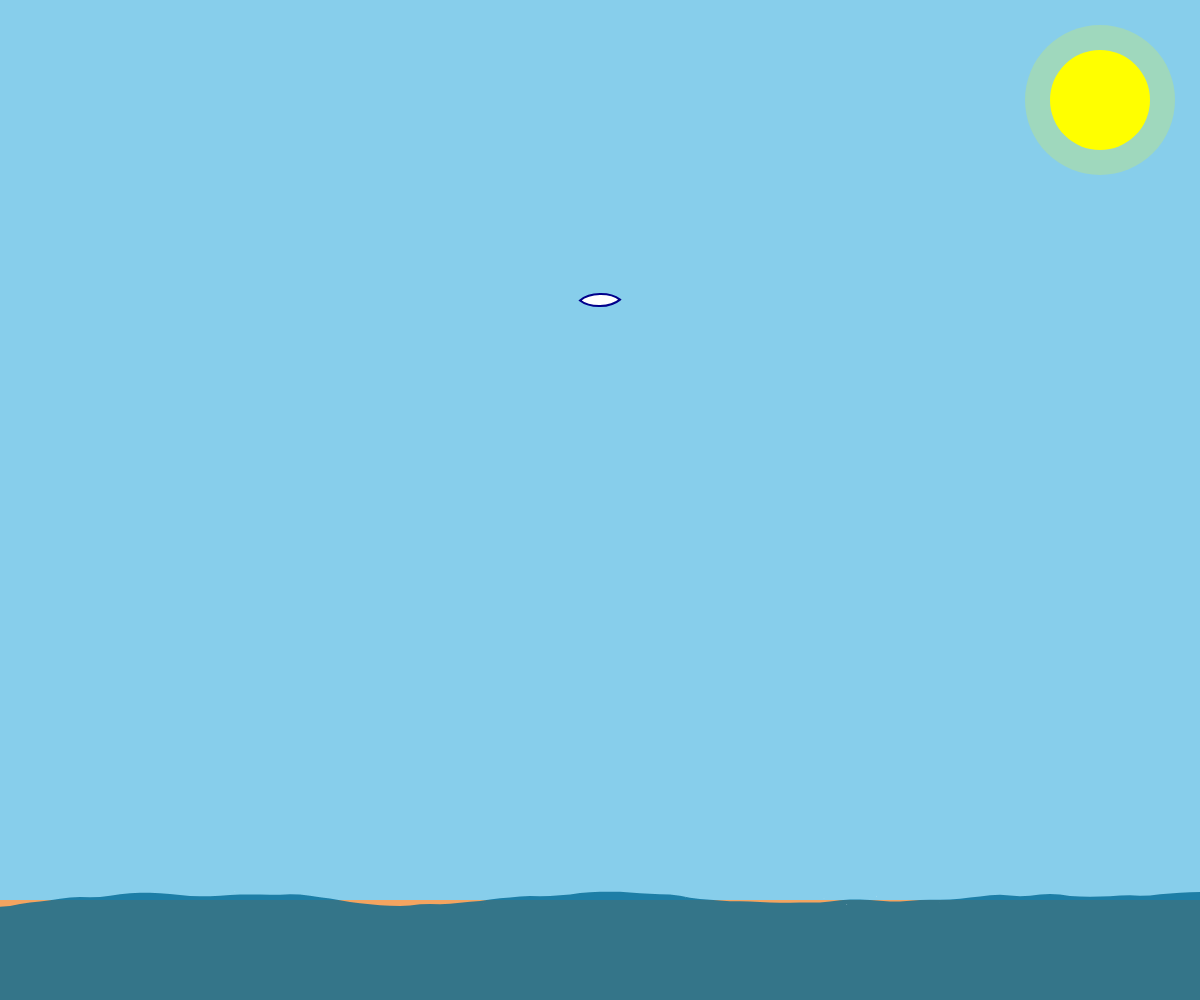
Frame 1 (no input)
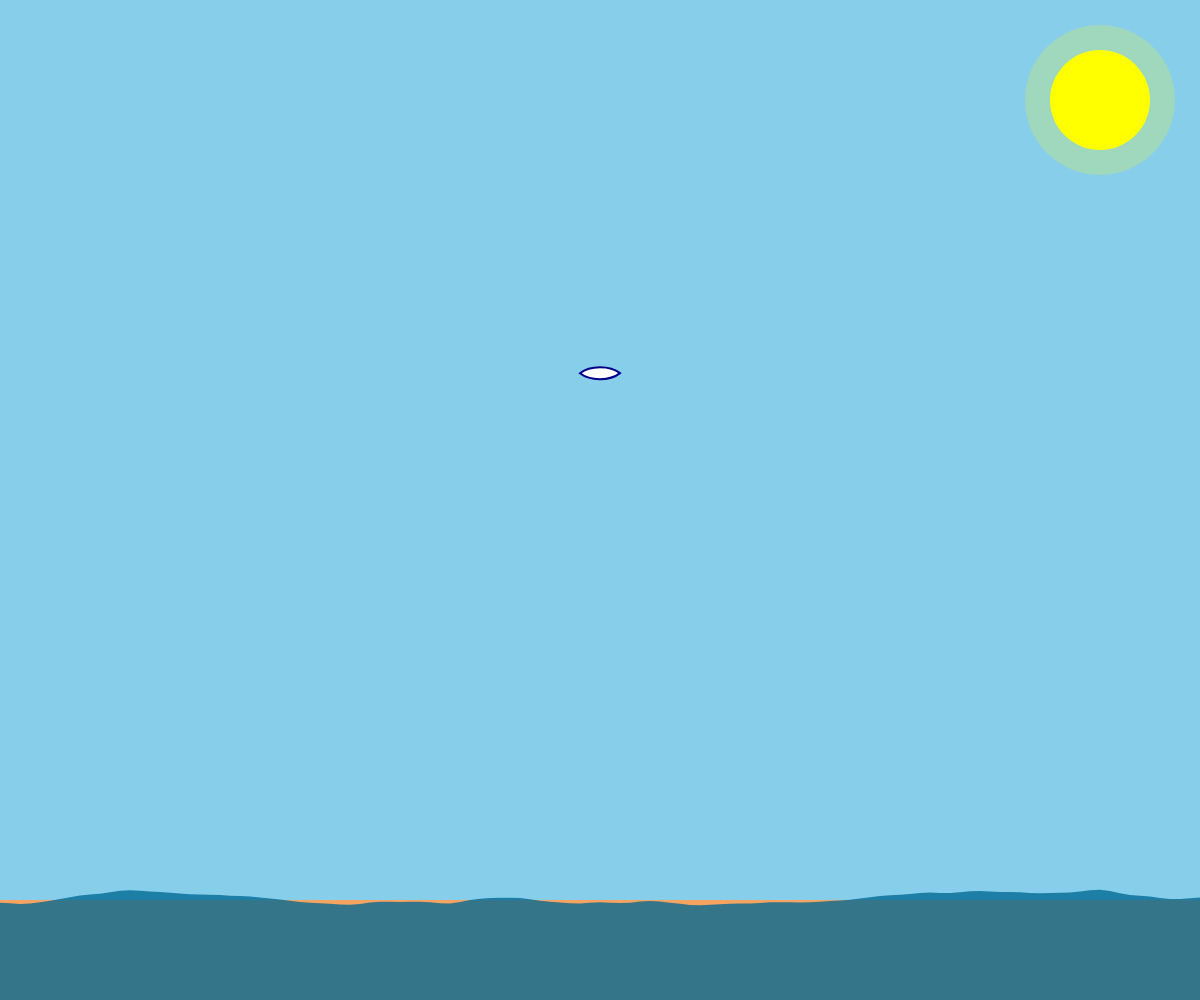
Frame 60 (no input)
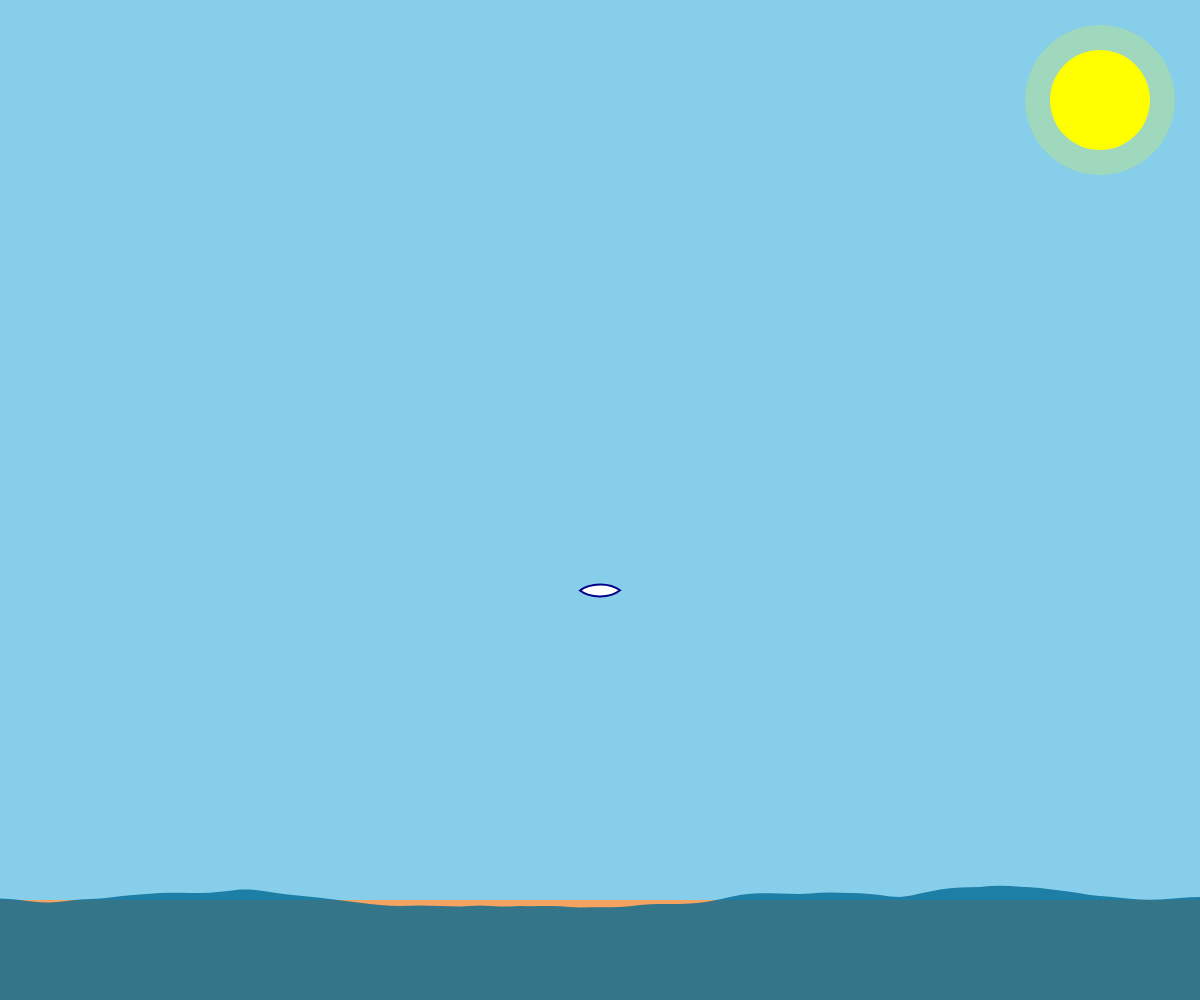
Frame 120 (the mouse pressed at the canvas centre since frame 60)

The p5.js sketch that drew these frames (run headless with seeded random() and noise() and a simulated clock; from frame 60 on, the mouse is pressed at the canvas centre):

// p5.js sketch
// ── sketch.js
let yoff;
let waveAmplitudes;
let targetWaveAmplitudes;
let baseWaveAmplitudes;
const waveSegmentSize = 10;
let numWaveSegments;
let surfer;

function initializeWaves() {
  numWaveSegments = floor(width / waveSegmentSize) + 1;
  waveAmplitudes = [];
  targetWaveAmplitudes = [];
  baseWaveAmplitudes = [];

  for (let i = 0; i < numWaveSegments; i++) {
    baseWaveAmplitudes[i] = 20;
    waveAmplitudes[i] = baseWaveAmplitudes[i];
    targetWaveAmplitudes[i] = baseWaveAmplitudes[i];
  }
}

function setup() {
  createCanvas(windowWidth, windowHeight);
  yoff = 0.0;
  initializeWaves();
  surfer = new Surfer(width / 2, height / 2 - 200);
}

function draw() {
  background(135, 206, 235); // Sky blue
  noStroke();

  // Sun and glare
  fill(255, 255, 0);
  ellipse(width - 100, 100, 100, 100);
  fill(255, 255, 0, 50);
  ellipse(width - 100, 100, 150, 150);


  fill(244, 164, 96); // Sand color
  rect(0, height - 100, width, 100);

  // Wave propagation
  const propagationFactor = 0.1; // Increased from 0.05
  // Propagate from left to right
  for (let i = 1; i < numWaveSegments; i++) {
    targetWaveAmplitudes[i] = lerp(targetWaveAmplitudes[i], targetWaveAmplitudes[i - 1], propagationFactor);
  }
  // Propagate from right to left
  for (let i = numWaveSegments - 2; i >= 0; i--) {
    targetWaveAmplitudes[i] = lerp(targetWaveAmplitudes[i], targetWaveAmplitudes[i + 1], propagationFactor);
  }

  // Damping and updating the visible wave
  for (let i = 0; i < numWaveSegments; i++) {
    // Damping: return to base amplitude
    targetWaveAmplitudes[i] = lerp(targetWaveAmplitudes[i], baseWaveAmplitudes[i], 0.01); // Reduced from 0.02
    // Update actual wave amplitude for drawing
    waveAmplitudes[i] = lerp(waveAmplitudes[i], targetWaveAmplitudes[i], 0.1);
  }


  let gravity = createVector(0, 0.4);
  surfer.applyForce(gravity);

  let waterLevel = getWaveY(surfer.position.x);
  if (surfer.position.y > waterLevel) {
    let upwardForce = createVector(0, -0.8);
    surfer.applyForce(upwardForce);

    let waveAngle = getWaveAngle(surfer.position.x);
    let wavePushForce = p5.Vector.fromAngle(waveAngle);
    wavePushForce.mult(0.5);
    surfer.applyForce(wavePushForce);

    let drag = surfer.velocity.copy();
    drag.mult(-0.03);
    surfer.applyForce(drag);

    if (surfer.velocity.mag() > 1) {
        surfer.particleSystem.addParticle();
    }
  }

  surfer.update();
  surfer.checkEdges();

  fill(0, 105, 148, 200);
  beginShape();
  for (let x = 0; x <= width; x += 10) {
    let y = getWaveY(x);
    vertex(x, y);
  }
  vertex(width, height);
  vertex(0, height);
  endShape(CLOSE);

  // Foam
  noStroke();
  fill(255, 255, 255, 150);
  for (let x = 0; x <= width; x += 20) {
      let n = noise(x * 0.1, yoff * 1.5, yoff);
      if (n > 0.65) {
          let y = getWaveY(x);
          let segmentIndex = floor(x / waveSegmentSize);
          segmentIndex = constrain(segmentIndex, 0, numWaveSegments - 1);
          let currentWaveAmplitude = waveAmplitudes[segmentIndex];
          let foamSize = map(currentWaveAmplitude, 20, 100, 2, 20) * map(n, 0.65, 1, 0, 1);
          ellipse(x + random(-10, 10), y + random(-5, 5), foamSize, foamSize * 0.8);
      }
  }

  yoff += 0.01;

  surfer.display();
}

function getWaveY(x) {
    let x_index_prev = floor(x / waveSegmentSize);
    let x_index_next = x_index_prev + 1;

    x_index_prev = constrain(x_index_prev, 0, numWaveSegments - 1);
    x_index_next = constrain(x_index_next, 0, numWaveSegments - 1);

    let xoff_prev = x_index_prev * 0.05;
    let xoff_next = x_index_next * 0.05;
    let y_prev_noise = noise(xoff_prev, yoff);
    let y_next_noise = noise(xoff_next, yoff);

    let amp_prev = waveAmplitudes[x_index_prev];
    let amp_next = waveAmplitudes[x_index_next];

    let y_prev = map(y_prev_noise, 0, 1, -amp_prev, amp_prev) + height - 100;
    let y_next = map(y_next_noise, 0, 1, -amp_next, amp_next) + height - 100;

    let t = (x % waveSegmentSize) / waveSegmentSize;
    return lerp(y_prev, y_next, t);
}

function getWaveAngle(x) {
  let y1 = getWaveY(x - 1);
  let y2 = getWaveY(x + 1);
  return atan2(y2 - y1, 2);
}

function keyPressed() {
  if (keyCode === LEFT_ARROW) {
    targetWaveAmplitudes[0] = 100;
  } else if (keyCode === RIGHT_ARROW) {
    targetWaveAmplitudes[numWaveSegments - 1] = 100;
  }
}

function windowResized() {
  resizeCanvas(windowWidth, windowHeight);
  initializeWaves();
}

class Surfer {
  constructor(x, y) {
    this.position = createVector(x, y);
    this.velocity = createVector(0, 0);
    this.acceleration = createVector(0, 0);
    this.mass = 10;
    this.maxSpeed = 10;
    this.particleSystem = new ParticleSystem(this.position);
  }

  applyForce(force) {
    let f = p5.Vector.div(force, this.mass);
    this.acceleration.add(f);
  }

  update() {
    this.velocity.add(this.acceleration);
    this.velocity.limit(this.maxSpeed);
    this.position.add(this.velocity);
    this.acceleration.mult(0);
    this.particleSystem.origin.set(this.position.x, this.position.y);
  }

  checkEdges() {
    if (this.position.x > width - 16) {
      this.position.x = width - 16;
      this.velocity.x *= -0.5;
    } else if (this.position.x < 16) {
      this.position.x = 16;
      this.velocity.x *= -0.5;
    }
  }

  display() {
    this.particleSystem.run();
    push();
    translate(this.position.x, this.position.y);
    let waveAngle = getWaveAngle(this.position.x);
    rotate(waveAngle);

    stroke(0, 0, 139);
    strokeWeight(2);
    fill(255);
    beginShape();
    vertex(-20, 0);
    bezierVertex(-10, -8, 10, -8, 20, 0);
    bezierVertex(10, 8, -10, 8, -20, 0);
    endShape(CLOSE);
    pop();
  }
}

class Particle {
    constructor(position) {
        this.position = position.copy();
        this.velocity = createVector(random(-0.5, 0.5), random(-1, 0));
        this.acceleration = createVector(0, 0.05);
        this.lifespan = 255.0;
    }

    run() {
        this.update();
        this.display();
    }

    update() {
        this.velocity.add(this.acceleration);
        this.position.add(this.velocity);
        this.lifespan -= 5.0;
    }

    display() {
        noStroke();
        fill(255, this.lifespan);
        ellipse(this.position.x, this.position.y, 6, 6);
    }

    isDead() {
        return this.lifespan < 0;
    }
}

class ParticleSystem {
    constructor(position) {
        this.origin = position.copy();
        this.particles = [];
    }

    addParticle() {
        this.particles.push(new Particle(this.origin));
    }



    run() {
        for (let i = this.particles.length - 1; i >= 0; i--) {
            let p = this.particles[i];
            p.run();
            if (p.isDead()) {
                this.particles.splice(i, 1);
            }
        }
    }
}
